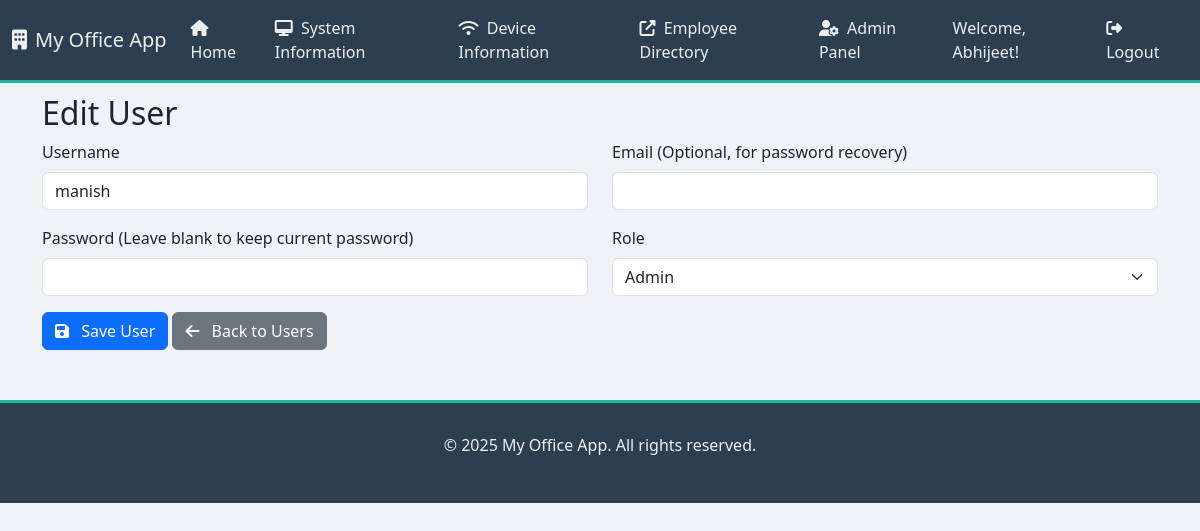
The app's page /admin/users/edit/2 (signed in) with its own data.
### app.py (models this page shows, shortened)
class User(UserMixin, db.Model):
    id = db.Column(db.Integer, primary_key=True)
    username = db.Column(db.String(80), unique=True, nullable=False)
    email = db.Column(db.String(120), unique=True, nullable=True) # Added email for future password reset
    password_hash = db.Column(db.String(128))
    role = db.Column(db.String(80), default='user') # 'user' or 'admin'

### app.py (the view, shortened to what this page needs)
@app.route('/admin/users/edit/<int:id>', methods=['GET', 'POST'])
@login_required
@admin_required
def edit_user(id):
    user = User.query.get_or_404(id)
    return render_template('admin_user_form.html', user=user, title='Edit User')

### app.py (called while the page is built)
@app.context_processor
def inject_datetime():
    return {'datetime': datetime}

@login_manager.user_loader
def load_user(user_id):
    return User.query.get(int(user_id))

def admin_required(f):
    @wraps(f)
    def decorated_function(*args, **kwargs):
        if not current_user.is_authenticated or current_user.role != 'admin':
            flash('You do not have administrative access to view this page.', 'danger')
            return redirect(url_for('index')) # Redirect to home if not admin
        return f(*args, **kwargs)
    return decorated_function

### templates/admin_user_form.html (shortened to what this page needs)
{% extends "base.html" %}
{% block content %}
    <div class="container mt-4">
        <h2>{{ title }}</h2>
        <form method="POST">
            <div class="row">
                <div class="col-md-6 mb-3">
                    <label for="username" class="form-label">Username</label>
                    <input type="text" class="form-control" id="username" name="username" value="{{ user.username if user else '' }}" required>
                </div>
                <div class="col-md-6 mb-3">
                    <label for="email" class="form-label">Email (Optional, for password recovery)</label>
                    <input type="email" class="form-control" id="email" name="email" value="{{ user.email if user else '' }}">
                </div>
                <div class="col-md-6 mb-3">
                    <label for="password" class="form-label">Password {% if user %}(Leave blank to keep current password){% else %}(Required){% endif %}</label>
                    <input type="password" class="form-control" id="password" name="password" {% if not user %}required{% endif %}>
                </div>
                <div class="col-md-6 mb-3">
                    <label for="role" class="form-label">Role</label>
                    <select class="form-select" id="role" name="role">
                        <option value="admin" {% if user and user.role == 'admin' %}selected{% endif %}>Admin</option>
                    </select>
                </div>
            </div>
            <button type="submit" class="btn btn-primary"><i class="fas fa-save me-2"></i> Save User</button>
            <a href="{{ url_for('admin_users') }}" class="btn btn-secondary"><i class="fas fa-arrow-left me-2"></i> Back to Users</a>
        </form>
    </div>
{% endblock %}

### templates/base.html (shortened to what this page needs)
<!DOCTYPE html>
<html lang="en">
<head>
    <link href="https://cdn.jsdelivr.net/npm/bootstrap@5.3.3/dist/css/bootstrap.min.css" rel="stylesheet">
    <link rel="stylesheet" href="https://cdnjs.cloudflare.com/ajax/libs/font-awesome/6.5.2/css/all.min.css" />
    <link rel="stylesheet" href="https://cdnjs.cloudflare.com/ajax/libs/animate.css/4.1.1/animate.min.css"/>
</head>
<body>
    <nav class="navbar navbar-expand-lg navbar-dark fixed-top">
        <div class="container-fluid">
            <a class="navbar-brand" href="{{ url_for('index') }}">
                <i class="fas fa-building me-2"></i>My Office App
            </a>
            <div class="collapse navbar-collapse" id="navbarNav">
                <ul class="navbar-nav me-auto mb-2 mb-lg-0">
                    <li class="nav-item">
                        <a class="nav-link" aria-current="page" href="{{ url_for('index') }}">
                            <i class="fas fa-home me-1"></i> Home
                        </a>
                    </li>
                    <li class="nav-item">
                        <a class="nav-link" href="{{ url_for('system_info_list') }}">
                            <i class="fas fa-desktop me-1"></i> System Information
                        </a>
                    </li>
                    <li class="nav-item">
                        <a class="nav-link" href="{{ url_for('router_info_list') }}">
                            <i class="fas fa-wifi me-1"></i> Device Information
                        </a>
                    </li>
                    <li class="nav-item">
                        <a class="nav-link" href="http://172.16.16.191:5002" target="_blank">
                            <i class="fas fa-external-link-alt me-1"></i> Employee Directory
                        </a>
                    </li>
                    {% if current_user.is_authenticated and current_user.role == 'admin' %}
                    <li class="nav-item">
                        <a class="nav-link" href="{{ url_for('admin_users') }}"><i class="fas fa-user-cog me-1"></i> Admin Panel</a>
                    </li>
                    {% endif %}
                </ul>
                <ul class="navbar-nav ms-auto">
                    {% if current_user.is_authenticated %}
                    <li class="nav-item">
                        <span class="nav-link text-white">Welcome, {{ current_user.username }}!</span>
                    </li>
                    <li class="nav-item">
                        <a class="nav-link" href="{{ url_for('logout') }}"><i class="fas fa-sign-out-alt me-1"></i> Logout</a>
                    </li>
                    {% else %}
                    <li class="nav-item">
                        <a class="nav-link" href="{{ url_for('login') }}"><i class="fas fa-sign-in-alt me-1"></i> Login</a>
                    </li>
                    {% endif %}
                </ul>
            </div>
        </div>
    </nav>
    <div id="flash-messages-container">
    </div>
    <div class="container-fluid mt-4">
        {% block content %}{% endblock %}
    </div>
    <footer class="footer">
        <div class="container">
            <p>&copy; {{ datetime.now().year }} My Office App. All rights reserved.</p>
        </div>
    </footer>
</body>
</html>

### templates/base.html (style rules this page uses)
body { font-family: 'Segoe UI', Tahoma, Geneva, Verdana, sans-serif; background-color: #f0f2f5; overflow-x: hidden; padding-top: 70px; }
.navbar { background-color: #2c3e50 !important; border-bottom: 3px solid #1abc9c; }
.navbar-brand, .nav-link { color: #ecf0f1 !important; font-weight: 500; }
.footer { background-color: #2c3e50; color: #ecf0f1; padding: 30px 0; text-align: center; margin-top: 50px; border-top: 3px solid #1abc9c; }
#flash-messages-container { position: fixed; top: 70px; left: 0; right: 0; z-index: 1050; padding: 10px 15px; pointer-events: none; display: flex; justify-content: center; }

### records on screen
User: username "Abhijeet"
User: username "manish", role "Admin"

### other values on screen
{{ title }} "Edit User"
